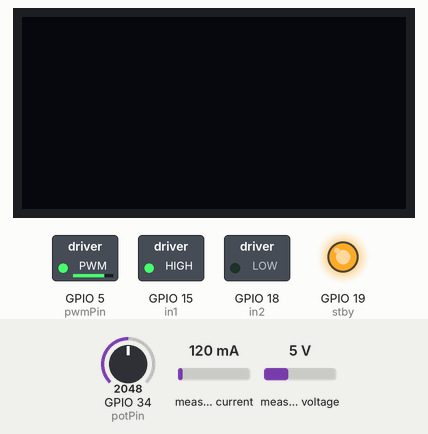
Simulated run of this program. Board: ESP32. Parts: 128×64 one-colour display, switched loads named in the program (green lamp = pin HIGH), output pins drawn as LEDs (lit = HIGH). The inputs (shaded band) are chosen by the test bench; at power-on: GPIO 34 (potPin) = 2048, measured current 120 mA, measured voltage 5 V.

Above: at 0.1 s.
Timing chart, 0 to 1.6 s (numbered marks = the images above):
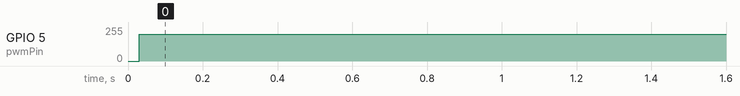

Measured:
- by itself, GPIO 5 (pwmPin): 0/255 → 199/255 at 0.03 s

The program:

main.cpp
```cpp
#include <Wire.h>
#include <Adafruit_INA219.h>
#include <Adafruit_GFX.h>
#include <Adafruit_SSD1306.h>

Adafruit_INA219 ina219;
Adafruit_SSD1306 display(128, 64, &Wire, -1);

const int in1 = 15;
const int in2 = 18;
const int pwmPin = 5;
const int stby = 19;
const int potPin = 34;


void setup() {
 pinMode(in1, OUTPUT);
 pinMode(in2, OUTPUT);
 pinMode(stby, OUTPUT);
 digitalWrite(stby, HIGH); // Aktifkan driver
 digitalWrite(in1, HIGH); // Atur arah putaran maju
 digitalWrite(in2, LOW);
 ledcSetup(0, 5000, 8);
 ledcAttachPin(pwmPin, 0);

 Serial.begin(115200);
 ina219.begin();
 display.begin(SSD1306_SWITCHCAPVCC, 0x3C);

}
void loop() {
 int potValue = analogRead(potPin); // Hasil: 0 - 4095
 int pwmValue = map(potValue, 0, 4095, 0, 255); // Konversi ke 0 - 255
 ledcWrite(0, 200); // Set kecepatan motor (0-255)
 delay(15);

  float arus = ina219.getCurrent_mA();
 float tegangan_V = ina219.getBusVoltage_V();
 float daya_mW = ina219.getPower_mW();
 delay(1000);

 display.clearDisplay();
 display.display();

}
```
